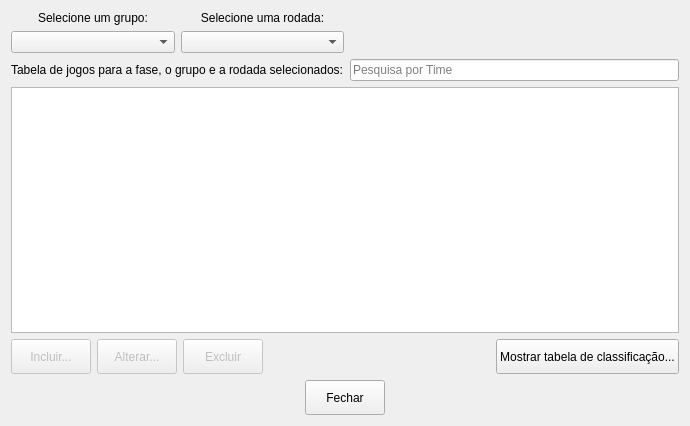
<?xml version="1.0" encoding="UTF-8"?>
<ui version="4.0">
 <class>telaTemporada</class>
 <widget class="QWidget" name="telaTemporada">
  <property name="geometry">
   <rect>
    <x>0</x>
    <y>0</y>
    <width>690</width>
    <height>426</height>
   </rect>
  </property>
  <property name="windowTitle">
   <string>Form</string>
  </property>
  <layout class="QVBoxLayout" name="verticalLayout">
   <item>
    <layout class="QGridLayout" name="gridLayout_2">
     <item row="1" column="0">
      <widget class="QComboBox" name="grupo">
       <property name="sizePolicy">
        <sizepolicy hsizetype="Preferred" vsizetype="Fixed">
         <horstretch>0</horstretch>
         <verstretch>0</verstretch>
        </sizepolicy>
       </property>
      </widget>
     </item>
     <item row="0" column="0">
      <widget class="QLabel" name="label_3">
       <property name="text">
        <string>Selecione um grupo:</string>
       </property>
       <property name="alignment">
        <set>Qt::AlignCenter</set>
       </property>
      </widget>
     </item>
     <item row="1" column="1">
      <widget class="QComboBox" name="rodada"/>
     </item>
     <item row="0" column="1">
      <widget class="QLabel" name="label_4">
       <property name="text">
        <string>Selecione uma rodada:</string>
       </property>
       <property name="alignment">
        <set>Qt::AlignCenter</set>
       </property>
      </widget>
     </item>
     <item row="1" column="2">
      <spacer name="horizontalSpacer_4">
       <property name="orientation">
        <enum>Qt::Horizontal</enum>
       </property>
       <property name="sizeHint" stdset="0">
        <size>
         <width>40</width>
         <height>20</height>
        </size>
       </property>
      </spacer>
     </item>
     <item row="3" column="0" colspan="3">
      <widget class="QTableWidget" name="tableWidget">
       <property name="selectionMode">
        <enum>QAbstractItemView::SingleSelection</enum>
       </property>
       <property name="selectionBehavior">
        <enum>QAbstractItemView::SelectRows</enum>
       </property>
       <attribute name="horizontalHeaderVisible">
        <bool>false</bool>
       </attribute>
       <attribute name="verticalHeaderVisible">
        <bool>false</bool>
       </attribute>
       <column>
        <property name="text">
         <string>Data</string>
        </property>
        <property name="textAlignment">
         <set>AlignCenter</set>
        </property>
       </column>
       <column>
        <property name="text">
         <string>Time Casa</string>
        </property>
        <property name="textAlignment">
         <set>AlignCenter</set>
        </property>
       </column>
       <column>
        <property name="text">
         <string>G</string>
        </property>
        <property name="textAlignment">
         <set>AlignCenter</set>
        </property>
       </column>
       <column>
        <property name="text">
         <string>X</string>
        </property>
        <property name="textAlignment">
         <set>AlignCenter</set>
        </property>
       </column>
       <column>
        <property name="text">
         <string>G</string>
        </property>
        <property name="textAlignment">
         <set>AlignCenter</set>
        </property>
       </column>
       <column>
        <property name="text">
         <string>Time Fora</string>
        </property>
        <property name="textAlignment">
         <set>AlignCenter</set>
        </property>
       </column>
      </widget>
     </item>
     <item row="2" column="2">
      <widget class="QLineEdit" name="pesquisa">
       <property name="text">
        <string/>
       </property>
       <property name="placeholderText">
        <string>Pesquisa por Time</string>
       </property>
      </widget>
     </item>
     <item row="2" column="0" colspan="2">
      <widget class="QLabel" name="label_2">
       <property name="text">
        <string>Tabela de jogos para a fase, o grupo e a rodada selecionados:</string>
       </property>
      </widget>
     </item>
    </layout>
   </item>
   <item>
    <layout class="QGridLayout" name="gridLayout">
     <item row="0" column="3">
      <spacer name="horizontalSpacer_3">
       <property name="orientation">
        <enum>Qt::Horizontal</enum>
       </property>
       <property name="sizeHint" stdset="0">
        <size>
         <width>40</width>
         <height>20</height>
        </size>
       </property>
      </spacer>
     </item>
     <item row="0" column="1">
      <widget class="QPushButton" name="Alterar">
       <property name="enabled">
        <bool>false</bool>
       </property>
       <property name="minimumSize">
        <size>
         <width>0</width>
         <height>35</height>
        </size>
       </property>
       <property name="text">
        <string>Alterar...</string>
       </property>
      </widget>
     </item>
     <item row="0" column="2">
      <widget class="QPushButton" name="Excluir">
       <property name="enabled">
        <bool>false</bool>
       </property>
       <property name="minimumSize">
        <size>
         <width>0</width>
         <height>35</height>
        </size>
       </property>
       <property name="text">
        <string>Excluir</string>
       </property>
      </widget>
     </item>
     <item row="0" column="0">
      <widget class="QPushButton" name="Incluir">
       <property name="enabled">
        <bool>false</bool>
       </property>
       <property name="minimumSize">
        <size>
         <width>0</width>
         <height>35</height>
        </size>
       </property>
       <property name="text">
        <string>Incluir...</string>
       </property>
      </widget>
     </item>
     <item row="0" column="6">
      <widget class="QPushButton" name="MostrarTabela">
       <property name="enabled">
        <bool>true</bool>
       </property>
       <property name="minimumSize">
        <size>
         <width>0</width>
         <height>35</height>
        </size>
       </property>
       <property name="text">
        <string>Mostrar tabela de classificação...</string>
       </property>
      </widget>
     </item>
     <item row="0" column="4">
      <spacer name="horizontalSpacer_2">
       <property name="orientation">
        <enum>Qt::Horizontal</enum>
       </property>
       <property name="sizeHint" stdset="0">
        <size>
         <width>40</width>
         <height>20</height>
        </size>
       </property>
      </spacer>
     </item>
     <item row="0" column="5">
      <spacer name="horizontalSpacer">
       <property name="orientation">
        <enum>Qt::Horizontal</enum>
       </property>
       <property name="sizeHint" stdset="0">
        <size>
         <width>40</width>
         <height>20</height>
        </size>
       </property>
      </spacer>
     </item>
    </layout>
   </item>
   <item>
    <layout class="QGridLayout" name="gridLayout_4">
     <item row="0" column="1">
      <widget class="QPushButton" name="Fechar">
       <property name="minimumSize">
        <size>
         <width>0</width>
         <height>35</height>
        </size>
       </property>
       <property name="text">
        <string>Fechar</string>
       </property>
      </widget>
     </item>
     <item row="0" column="0">
      <spacer name="horizontalSpacer_5">
       <property name="orientation">
        <enum>Qt::Horizontal</enum>
       </property>
       <property name="sizeHint" stdset="0">
        <size>
         <width>40</width>
         <height>20</height>
        </size>
       </property>
      </spacer>
     </item>
     <item row="0" column="2">
      <spacer name="horizontalSpacer_6">
       <property name="orientation">
        <enum>Qt::Horizontal</enum>
       </property>
       <property name="sizeHint" stdset="0">
        <size>
         <width>40</width>
         <height>20</height>
        </size>
       </property>
      </spacer>
     </item>
    </layout>
   </item>
  </layout>
 </widget>
 <resources/>
 <connections/>
</ui>
